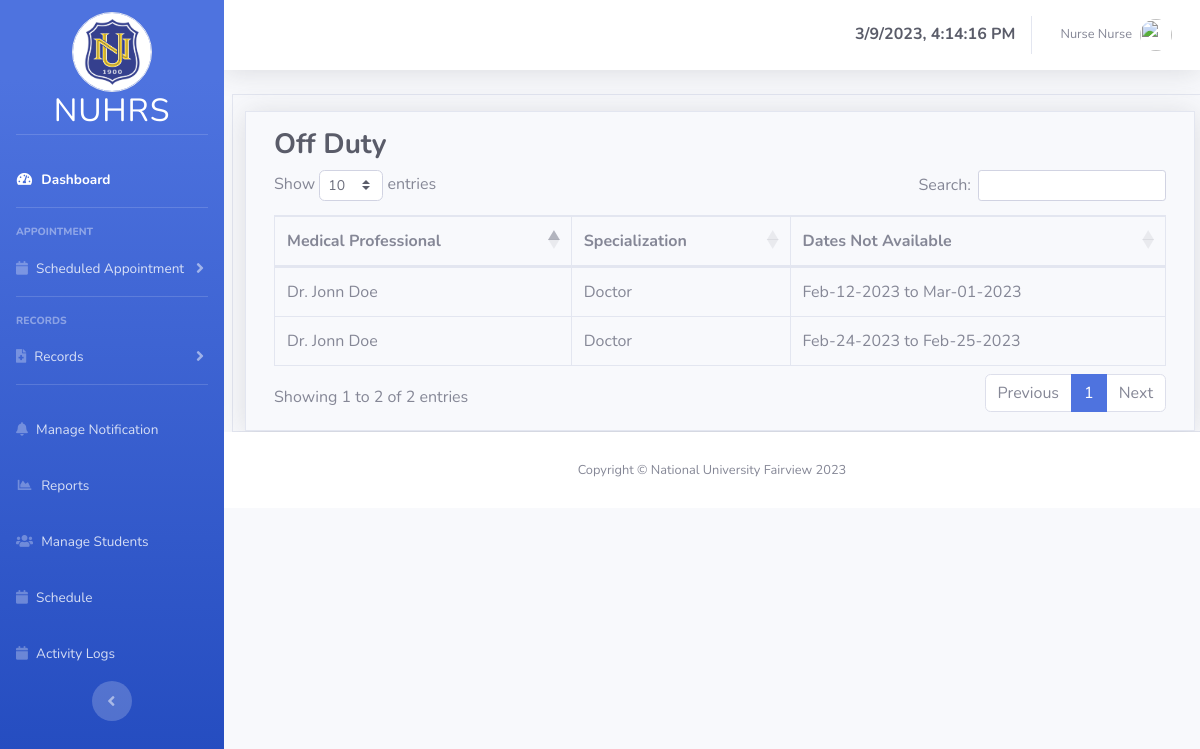
The app's page /super_admin/schedule.php (signed in) with its own data.
### tables this page shows
CREATE TABLE `users` (
  `id` int(11) NOT NULL,
  `user_type_id` int(11) NOT NULL,
  `firstName` varchar(25) NOT NULL,
  `middleName` varchar(25) DEFAULT NULL,
  `lastName` varchar(25) NOT NULL,
  `password` varchar(255) NOT NULL,
  `email_address` varchar(45) NOT NULL,
  `profile_img` varchar(255) DEFAULT NULL
);

CREATE TABLE `schedule` (
  `id` int(11) NOT NULL,
  `medprofID` int(11) NOT NULL COMMENT 'FK for medprof',
  `fromSchedule` date NOT NULL,
  `toSchedule` date NOT NULL
);

CREATE TABLE `medicalprofessional` (
  `id` int(11) NOT NULL,
  `specialization` varchar(100) NOT NULL COMMENT 'FK for lookup',
  `userID` int(11) NOT NULL COMMENT 'FK for users table',
  `birthdate` date DEFAULT NULL,
  `address` varchar(100) NOT NULL,
  `nationality` varchar(15) NOT NULL,
  `sex` varchar(15) NOT NULL,
  `contact_number` varchar(15) NOT NULL,
  `religion` varchar(25) NOT NULL,
  `age` int(11) NOT NULL
);

### super_admin/schedule.php (the view, shortened to what this page needs)
<?php
include_once("layouts/header-sidebar.php") ?>
<div class="container-fluid mx-2 border border-rounded ">
    <div class="row border border-rounded p-3 mt-3 shadow">
        <div class="col">
            <div class="d-flex align-items-center justify-content-between">
                <h3 class="font-weight-bold text-dark" style="width: 90%;">Off Duty</h3>
            </div>
            <table id="schedule" class="table table-bordered" style="width: 100%;">
                <thead>
                    <tr>
                        <th>Medical Professional</th>
                        <th>Specialization</th>
                        <th>Dates Not Available</th>
                    </tr>
                </thead>
                <tbody>
                <?php
                $selectMedSched = mysqli_query($conn,"SELECT *, schedule.id AS sched_id FROM schedule INNER JOIN medicalprofessional ON schedule.medprofID = medicalprofessional.id INNER JOIN users ON users.id = medicalprofessional.userID");
                while($row = $selectMedSched->fetch_assoc()):?>
                <tr>
                    <td><?php echo "Dr. ".$row['firstName']." ".$row['lastName']; ?></td>
                    <td><?php echo $row['specialization'] ?></td>
                    <td><?php echo date("M-d-Y",strtotime($row['fromSchedule']))." to ".date("M-d-Y",strtotime($row['toSchedule']))?></td>
                </tr>
                <?php endwhile;?>
                </tbody>
            </table>
        </div>
</div>
<?php include_once("layouts/footer.php") ?>

### super_admin/layouts/header-sidebar.php (shortened to what this page needs)
<?php
$db = new DatabaseConnection();
$conn = $db->conn;
$geActiveInfo = mysqli_query($conn,"SELECT *, users.id AS user_id FROM users");
while($row = $geActiveInfo->fetch_assoc()){
        $active_firstname = $row['firstName'];
        $active_lastname = $row['lastName'];
        $active_avatar = $row['profile_img'];
}
?>
<!DOCTYPE html>
<html lang="en">
<head>
    <link href="../vendor/fontawesome-free/css/all.min.css" rel="stylesheet" type="text/css">
    <link href="../css/sb-admin-2.min.css" rel="stylesheet">
    <link rel="stylesheet" href="../vendor/datatables/dataTables.bootstrap4.min.css">
    <link rel="stylesheet" href="https://cdn.datatables.net/1.13.1/css/dataTables.bootstrap4.min.css">
</head>
<body id="page-top">
    <div id="wrapper">
        <ul class="navbar-nav bg-gradient-primary sidebar sidebar-dark accordion" id="accordionSidebar">
             <a class="sidebar-brand d-flex align-items-center justify-content-center mt-3" href="dashboard.php">
                <div class="sidebar-brand-icon d-flex flex-column mt-5 align-items-center">
                    <img src="../images/nulogo.png" alt="LOGO" height="80" width="80" class="border rounded-circle">
                    <div class="sidebar-brand-text mx-3 h2">NUHRS</div>
                </div>
            </a>
            <hr class="sidebar-divider mt-5">
            <li class="nav-item active">
                <a class="nav-link" href="dashboard.php">
                    <i class="fas fa-fw fa-tachometer-alt"></i>
                    <span>Dashboard</span></a>
            </li>
            <hr class="sidebar-divider">
            <div class="sidebar-heading">
                APPOINTMENT
            </div>
            <li class="nav-item">
                <a class="nav-link collapsed" href="#" data-toggle="collapse" data-target="#collapseTwo"
                    aria-expanded="true" aria-controls="collapseTwo">
                    <i class="fas fa-calendar"></i>
                    <span>Scheduled Appointment</span>
                </a>
            </li>
            <hr class="sidebar-divider">
            <div class="sidebar-heading">
                RECORDS
            </div>
            <li class="nav-item">
                <a class="nav-link collapsed" href="#" data-toggle="collapse" data-target="#collapseUtilities"
                    aria-expanded="true" aria-controls="collapseUtilities">
                    <i class="fas fa-file-medical"></i>
                    <span>Records</span>
                </a>
            </li>
            <hr class="sidebar-divider">
            <li class="nav-item">
                <a class="nav-link" href="manage_notification.php">
                    <i class="fas fa-bell"></i>
                    <span>Manage Notification</span></a>
            </li>
            <li class="nav-item">
                <a class="nav-link" href="reports.php">
                    <i class="fas fa-fw fa-chart-area"></i>
                    <span>Reports</span></a>
            </li>
            <li class="nav-item">
                <a class="nav-link" href="manage-student.php">
                <i class="fas fa-users"></i>
                    <span>Manage Students</span></a>
            </li>
            <li class="nav-item">
                <a class="nav-link" href="schedule.php">
                <i class="fas fa-calendar"></i>
                    <span>Schedule</span></a>
            </li>
            <li class="nav-item">
                <a class="nav-link" href="activity_logs.php">
                <i class="fas fa-calendar"></i>
                    <span>Activity Logs</span></a>
            </li>
            <div class="text-center d-none d-md-inline">
                <button class="rounded-circle border-0" id="sidebarToggle"></button>
            </div>
        </ul>
        <div id="content-wrapper" class="d-flex flex-column ">
            <div id="content">
                <nav class="navbar navbar-expand navbar-light bg-white topbar mb-4 static-top shadow ">
                    <ul class="navbar-nav ml-auto">
                        <div class="d-flex align-items-center justify-content-center">
                        <h6 id="clock" class="text-center d-flex align-items-center justify-content-center text-dark font-weight-bold mt-2"></h6>
                        </div>
                        <li class="nav-item dropdown no-arrow">
                            <a class="nav-link dropdown-toggle" href="#" id="userDropdown" role="button"
                                data-toggle="dropdown" aria-haspopup="true" aria-expanded="false">
                                    <span class="mr-2 d-none d-lg-inline text-gray-600 small"><?php echo $active_firstname." ".$active_lastname ?></span>
                                    <?php if (empty($active_avatar)) {?>
                                        <img class="img-profile rounded-circle" src="http://ssl.gstatic.com/accounts/ui/avatar_2x.png">
                                    <?php } else {?>
                                        <img class="img-profile rounded-circle" src="../Controller/user_avatars/<?php echo $active_avatar ?>">
                                    <?php } ?>
                            </a>
                        </li>
                    </ul>
                </nav>

### records on screen
users: firstName "Nurse", lastName "Nurse"
schedule: users.firstName "Jonn", users.lastName "Doe", medprofID.specialization "Doctor", fromSchedule "Feb-12-2023", toSchedule "Mar-01-2023"
schedule: users.firstName "Jonn", users.lastName "Doe", medprofID.specialization "Doctor", fromSchedule "Feb-24-2023", toSchedule "Feb-25-2023"
